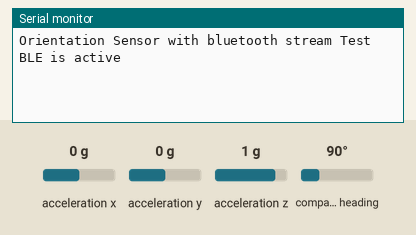
This sketch was run on a simulated Arduino Nano 33 IoT. Parts: the last lines printed to the serial monitor. Inputs (shaded band) come from the test bench; at power-on: acceleration x 0 g, acceleration y 0 g, acceleration z 1 g, compass heading 90°. Nothing arrives over Bluetooth unless stated; a phone connects over Bluetooth LE 3 s after start.

Above: at 2.2 s.
2.3 s: acceleration x set to -1.4 g
At 3.07 s:
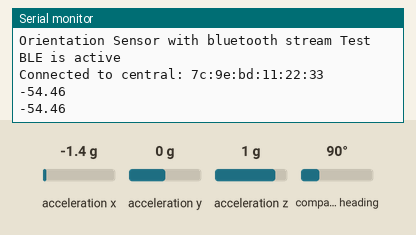
4.5 s: acceleration y set to -1.4 g
At 4.51 s:
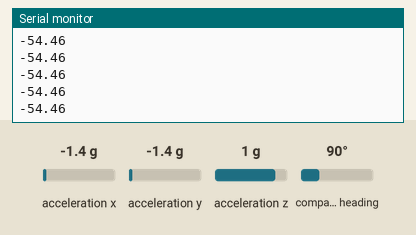
6.0 s: acceleration z set to -1.4 g
At 6.0 s:
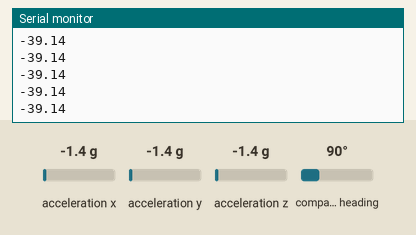
Timing chart, 0 to 9.0 s (numbered marks = the images above; inputs shaded):
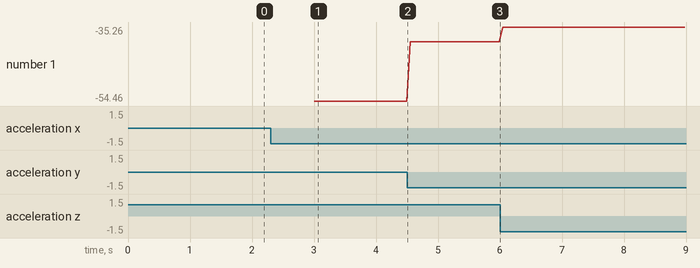

The sketch:

uno_r4_IMU_ble.ino
```cpp
#include <Wire.h>
#include <Adafruit_Sensor.h>
#include <Adafruit_BNO055.h>
#include <utility/imumaths.h>
#include <ArduinoBLE.h>

Adafruit_BNO055 bno = Adafruit_BNO055(55);

// const char* deviceServiceUuid = "180C";
// const char* deviceServiceResponseCharacteristicUuid = "2A56";

BLEService IMUService("082b91ae-e83c-11e8-9f32-f2801f1b9fd1");

BLEFloatCharacteristic accelX("082b9438-e83c-11e8-9f32-f2801f1b9fd1", BLERead|BLENotify);
BLEFloatCharacteristic accelY("082b9622-e83c-11e8-9f32-f2801f1b9fd1", BLERead|BLENotify);
BLEFloatCharacteristic accelZ("082b976c-e83c-11e8-9f32-f2801f1b9fd1", BLERead|BLENotify);

void setup() {
  // put your setup code here, to run once:

  Serial.begin(9600);

  Serial.println("Orientation Sensor with bluetooth stream Test");
  Serial.println("");

  if (!bno.begin())
  {
    Serial.println("No BNO055 detected");
    while(1);
  }

  if (!BLE.begin())
  {
    Serial.println("Starting BLE failed!");
    while(1);
  }

  IMUService.addCharacteristic(accelX);
  IMUService.addCharacteristic(accelY);
  IMUService.addCharacteristic(accelZ);


  BLE.setLocalName("IMU_BLE");
  BLE.setAdvertisedService(IMUService);
  BLE.addService(IMUService);

  BLE.advertise();
  Serial.println("BLE is active");

  delay(1000);

  bno.setExtCrystalUse(true);

}

void loop() {
  // put your main code here, to run repeatedly:

  BLEDevice central = BLE.central();
  imu::Vector<3> acc = bno.getVector(Adafruit_BNO055::VECTOR_ACCELEROMETER);

  if (central)
  {

    Serial.print("Connected to central: ");
    Serial.println(central.address());

    while (central.connected())
    {

      imu::Vector<3> acc = bno.getVector(Adafruit_BNO055::VECTOR_ACCELEROMETER);

      // Serial.print("X: ");
      // Serial.print(acc.x());

      // Serial.print(" Y: ");
      // Serial.print(acc.y());

      // Serial.print(" Z: ");
      // Serial.print(acc.z());
      // Serial.println("");

      float xReading = acc.x();
      float yReading = acc.y();
      float zReading = acc.z();

      accelX.writeValue(xReading);
      accelY.writeValue(yReading);
      accelZ.writeValue(zReading);

      // Calculating incline
      float pitch;
      pitch = (atan2(xReading, sqrt(yReading*yReading + zReading*zReading))* 180)/M_PI;


      Serial.println(pitch);

      delay(50);

    }
  }

}
```

Measured:
- after the input at 2.3 s, the serial monitor: prints a new line after 0.70 s (image 1)
- plotted number 1: -54.46 → -39.14 after the input at 4.5 s, -39.14 → -35.26 after the input at 6.0 s
